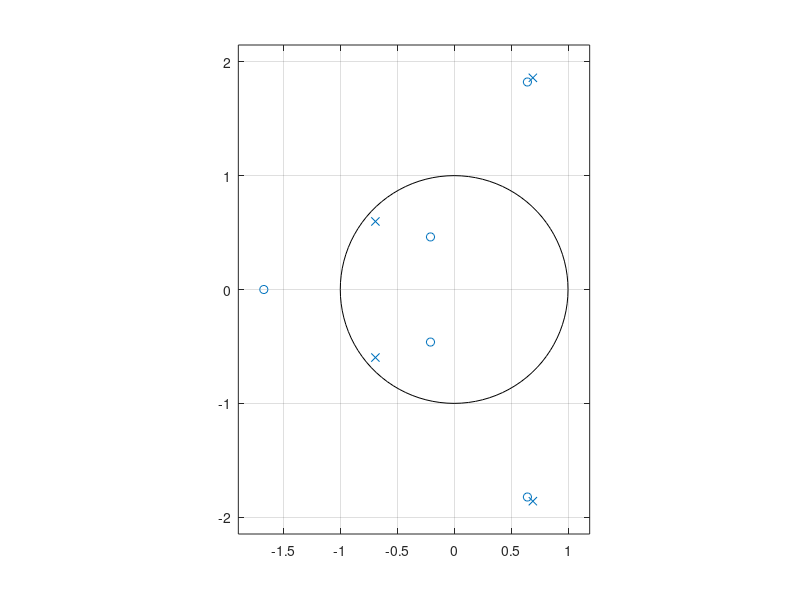

Here is the MATLAB script that generated this plot:
%z-transform
num=[1,0.8,2,7,3,1.6]   #numerator value of equation
den=[0.7,0,2,3,2.3]    #demnominator value of equation
[z,p,k]=tf2zp(num,den)
zplane(z,p)
